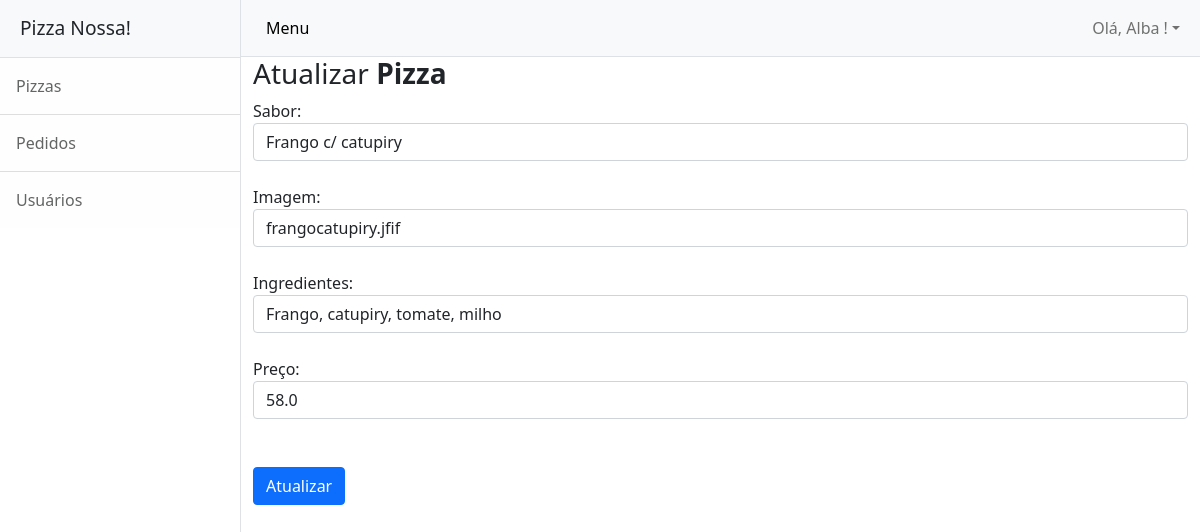
Page /pizzas/update/1 (signed in) on the committed database.
### models.py (models this page shows, shortened)
class Usuario(db.Model, UserMixin):
    __tablename__ = "usuario"
    id = db.Column(db.Integer, primary_key=True)
    nome = db.Column(db.String(100))
    email = db.Column(db.String(100))
    senha = db.Column(db.String(100))
    admin = db.Column(db.Boolean)

class Pizza(db.Model):
    __tablename__ = "pizza"
    id = db.Column(db.Integer, primary_key=True)
    sabor = db.Column(db.String(100))
    imagem = db.Column(db.String(100))
    ingredientes = db.Column(db.String(100))
    preco = db.Column(db.Float)

### controllers/pizzas.py (the view, shortened to what this page needs)
@bp_pizzas.route('/update/<int:id>', methods=['GET', 'POST'])
def update(id):
  if not current_user.admin:
    flash("Acesso não permitido")
    return redirect('/login')
  p = Pizza.query.get(id)
  if request.method=='GET':
    return render_template('pizzas_update.html', p = p)

### controllers/usuarios.py (called while the page is built)
@lm.user_loader
def load_user(id):
  usuario = Usuario.query.filter_by(id=id).first()
  return usuario

### templates/pizzas_update.html
{% extends 'base.html' %}
{% block conteudo %}
<h3>Atualizar <b>Pizza</b></h3>
    <form method='post' action='/pizzas/update/{{p.id}}'>
      <div class="form-group">
      Sabor: <input type="text" name="sabor" value="{{p.sabor}}" class="form-control"><br>
      </div>
      <div class="form-group">
      Imagem: <input type="text" name="imagem" value="{{p.imagem}}" class="form-control"><br>
      </div>
      <div class="form-group">
      Ingredientes: <input type="text" name="ingredientes" value="{{p.ingredientes}}" class="form-control"><br>
      <div>
      <div class="form-group">
      Preço: <input type="text" name="preco" value="{{p.preco}}" class="form-control"><br>
      </div>
        <br>
      <input type="submit" value="Atualizar" class="btn btn-primary">
    </form>
{% endblock %}

### templates/base.html (shortened to what this page needs)
<!DOCTYPE html>
<html lang="en">
    <head>
        <link href="/static/css/styles.css" rel="stylesheet" />
    </head>
    <body>
        <div class="d-flex" id="wrapper">
            <div class="border-end bg-white" id="sidebar-wrapper">
                <div class="sidebar-heading border-bottom bg-light">Pizza Nossa!</div>
                <div class="list-group list-group-flush">
                 {% if current_user.admin %}
                  <a class="list-group-item list-group-item-action list-group-item-light p-3" href="{{url_for('pizzas.recovery')}}">Pizzas</a>
                  <a class="list-group-item list-group-item-action list-group-item-light p-3" href="{{url_for('pedidos.recovery')}}">Pedidos</a>
                  <a class="list-group-item list-group-item-action list-group-item-light p-3" href="{{url_for('usuarios.recovery')}}">Usuários</a>
                  {% endif %}
                </div>
            </div>
            <div id="page-content-wrapper">
                <nav class="navbar navbar-expand-lg navbar-light bg-light border-bottom">
                    <div class="container-fluid">
                        <button class="btn btn-light" id="sidebarToggle"> Menu</button>
                        <div class="collapse navbar-collapse" id="navbarSupportedContent">
                            <ul class="navbar-nav ms-auto mt-2 mt-lg-0">
                                <li class="nav-item dropdown">
                                    <a class="nav-link dropdown-toggle" id="navbarDropdown" href="#" role="button" data-bs-toggle="dropdown" aria-haspopup="true" aria-expanded="false">Olá,  {{ current_user.nome }} !</a>
                                </li>
                            </ul>
                        </div>
                    </div>
                </nav>
                {% set mensagens = get_flashed_messages(with_categories=true) %}
                <div class="container-fluid">
                    {% block conteudo %}
                    {% endblock %}
                </div>
            </div>
        </div>
    </body>
</html>

### rows in the picture
Usuario: nome "Alba"
Pizza: sabor "Frango c/ catupiry", imagem "frangocatupiry.jfif", ingredientes "Frango, catupiry, tomate, milho", preco "58.0"
